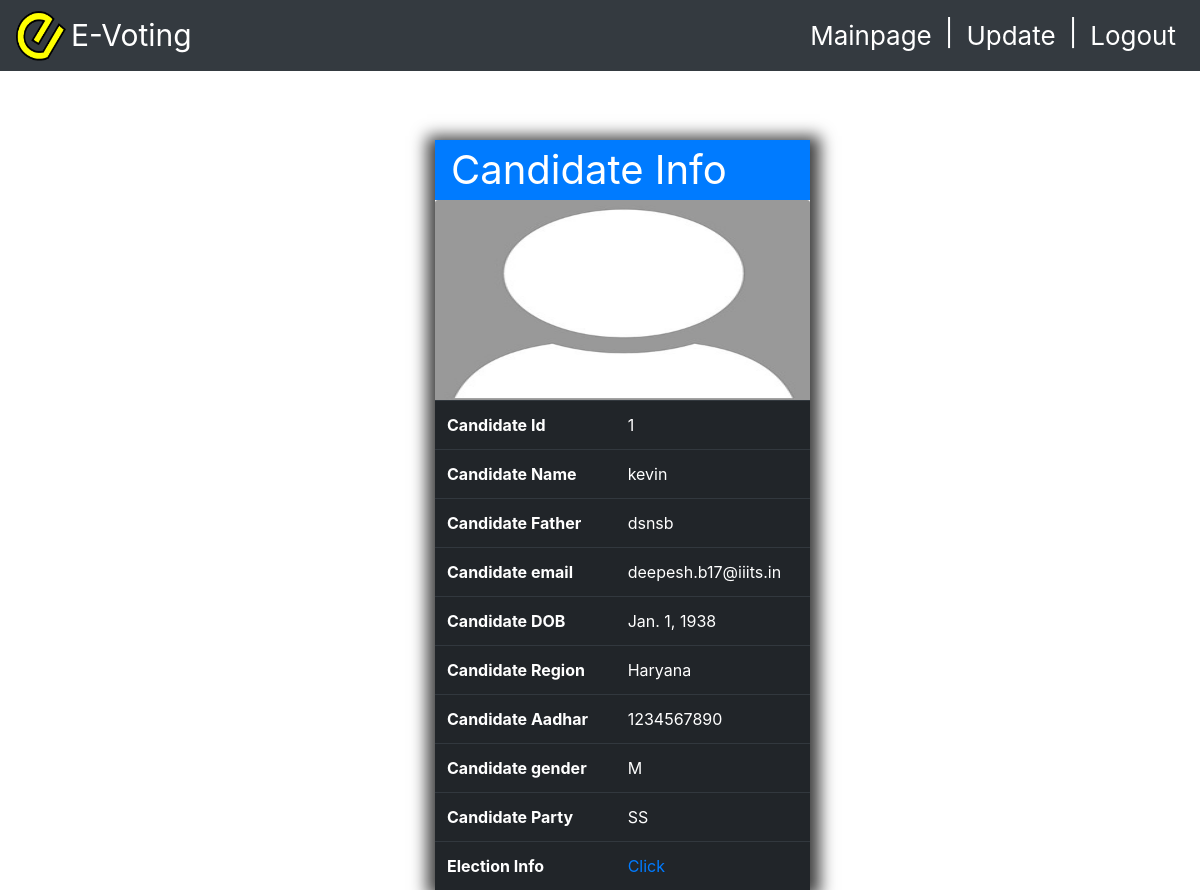
/organiser_app/view/1 (signed in), run on the app's committed database.
### organiser_app/models.py (models this page shows, shortened)
class Candidate(models.Model):
    candidate_id=models.AutoField(primary_key=True)
    candidate_name=models.CharField(max_length=50,null=False)
    candidate_fname=models.CharField(max_length=50,null=False)
    candidate_party=models.CharField(choices=party_options,null=False,max_length=10,default="Bhartiya Janta Party")
    candidate_region=models.CharField(choices=region_options,null=False,max_length=10,default="AndhraPradesh")
    candidate_gender=models.CharField(choices=Gender_options,null=False,max_length=1,default="Male")
    candidate_email=models.EmailField(unique=True,null=False)
    candidate_dob=models.DateField(null=False)
    candidate_aadhar=models.BigIntegerField(unique=True,null=False)
    profile_pic=models.ImageField(upload_to='profile_pics',blank=True)

### organiser_app/views.py (the view)
# urls.py: path('view/<int:pk>',views.candidate_view,name='candidate_view'),
@login_required
def candidate_view(request,pk):
    template_name='organiser_app/candidate_detail.html'
    candidate=get_object_or_404(Candidate,pk=pk)
    region=region_options[candidate.candidate_region]
    context={'object':candidate, 'region':region}
    return render(request,template_name,context=context)

### organiser_app/templates/organiser_app/candidate_detail.html (shortened to what this page needs)
{% load staticfiles %}
{% load widget_tweaks %}
<!DOCTYPE html>
<html lang="en">
  <head>
    <link rel="stylesheet" href="https://stackpath.bootstrapcdn.com/bootstrap/4.1.3/css/bootstrap.min.css">
    <link rel="stylesheet" href="https://cdnjs.cloudflare.com/ajax/libs/font-awesome/4.7.0/css/font-awesome.min.css">
  </head>
    <body style="position:relative; padding-top: 20px">
        <nav class="navbar fixed-top container-fluid navbar-expand-lg navbar-light bg-dark" style="background-color:#008B8B" >
            <div class="collapse navbar-collapse" id="navbarSupportedContent">
              <img src="{% static "images/e-voting.png"%}" alt="evoting image" width="50" height="50">
              <p style="color:white; font-size:30px;margin:5px"><a style="color:white;text-decoration: none" href="{% url 'evoting-home' %}" >E-Voting </a></p>
            </div>
              <ul class=" nav navbar-nav navbar-right">
                <li class="nav-item active">
                  <a class="nav-link text-white" href="{% url "organiser_app:mainpage" %}" style="font-size:26px">Mainpage <span class="sr-only">(current)</span></a>
                </li>
                <li>
                  <p class="text-white " style="font-size:26px;margin:5px">|</p>
                </li>
                <li class="nav-item active">
                  <a class="nav-link text-white" href="{% url "organiser_app:candidate_edit" object.candidate_id %}" style="font-size:26px">Update <span class="sr-only">(current)</span></a>
                </li>
                <li>
                  <p class="text-white " style="font-size:26px;margin:5px">|</p>
                </li>
                <li class="nav-item active">
                  <a class="nav-link text-white" href="{% url 'organiser_app:evoting-logout'%}" style="font-size:26px">Logout <span class="sr-only">(current)</span></a>
                </li>
              </ul>
          </nav>
  <div style="margin-top:60px">
          {% if object %}
          <div class="container-fluid h-100 text-dark " style="margin-top:100px">
                  <div class="row justify-content-center align-items-center h-100 ">
                          <div class="col col-sm-6 col-md-6 col-lg-4 col-xl-3 ">
          <div class="table-container">
          <div style="font-size:40px;" class="bg-primary text-white pl-3">Candidate Info</div>
          {% if object.profile_pic %}
           <img class="card-img-top" src="{{ object.profile_pic.url }}" alt="Card image cap" width="50" height="200">
             {% else %}
               <img class="card-img-top" src="{% static 'images/default.jpg' %}" alt="Card image cap" width="50" height="200">
               {% endif %}
          <table class="table table-dark"
              <tr>
                  <th> Candidate Id</th>
                  <td>{{ object.candidate_id}}</td>
              <tr>
                  <th> Candidate Name</th>
                  <td>{{ object.candidate_name}}</td>
              </tr>
              <tr>
                  <th> Candidate Father</th>
                  <td>{{ object.candidate_fname}}</td>
              </tr>
              <tr>
                  <th> Candidate email</th>
                  <td>{{ object.candidate_email}}</td>
              </tr>
              <tr>
                  <th> Candidate DOB</th>
                  <td>{{ object.candidate_dob}}</td>
              </tr>
              <tr>
                  <th> Candidate Region</th>
                  <td>{{ region }}</td>
              </tr>
              <tr>
                  <th> Candidate Aadhar</th>
                  <td>{{ object.candidate_aadhar}}</td>
              </tr>
              <tr>
                  <th> Candidate gender</th>
                  <td>{{ object.candidate_gender}}</td>
              </tr>
              <tr>
                  <th> Candidate Party</th>
                  <td>{{ object.candidate_party}}</td>
              </tr>
              <tr>
                  <th> Election Info</th>
                  <td><a href="{% url "organiser_app:candidate-election" object.candidate_id %}">Click</a></td>
              </tr>
  </table>
</div>
</div>
</div>
              {% endif %}
  </div>
  </body>
</html>

### organiser_app/templates/organiser_app/candidate_detail.html (style rules this page uses)
.table-container { -webkit-box-shadow: 1px 5px 15px 9px rgba(0,0,0,0.75); -moz-box-shadow: 1px 5px 15px 9px rgba(0,0,0,0.75); box-shadow: 1px 5px 15px 9px rgba(0,0,0,0.75); width:375px; height:743px; margin-left: -30px; margin-top:20px; }

### data on the page
Candidate: candidate_id "1", candidate_name "kevin", candidate_fname "dsnsb", candidate_email "deepesh.b17@iiits.in", candidate_dob "Jan. 1, 1938", candidate_aadhar "1234567890", candidate_gender "M", candidate_party "SS"

### other printed values
{{ region }} "Haryana"
